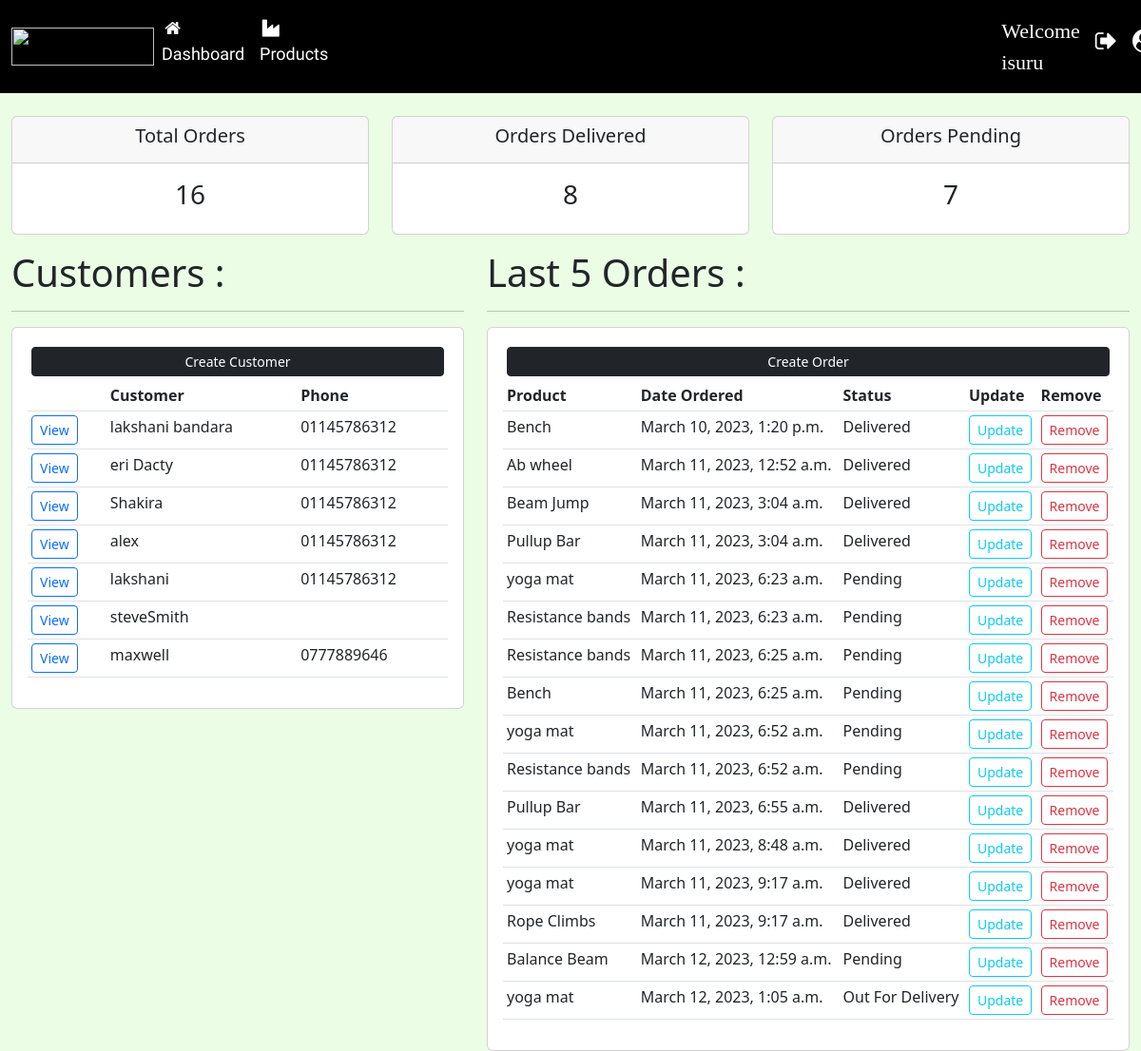
The app's page / (signed in), older data.
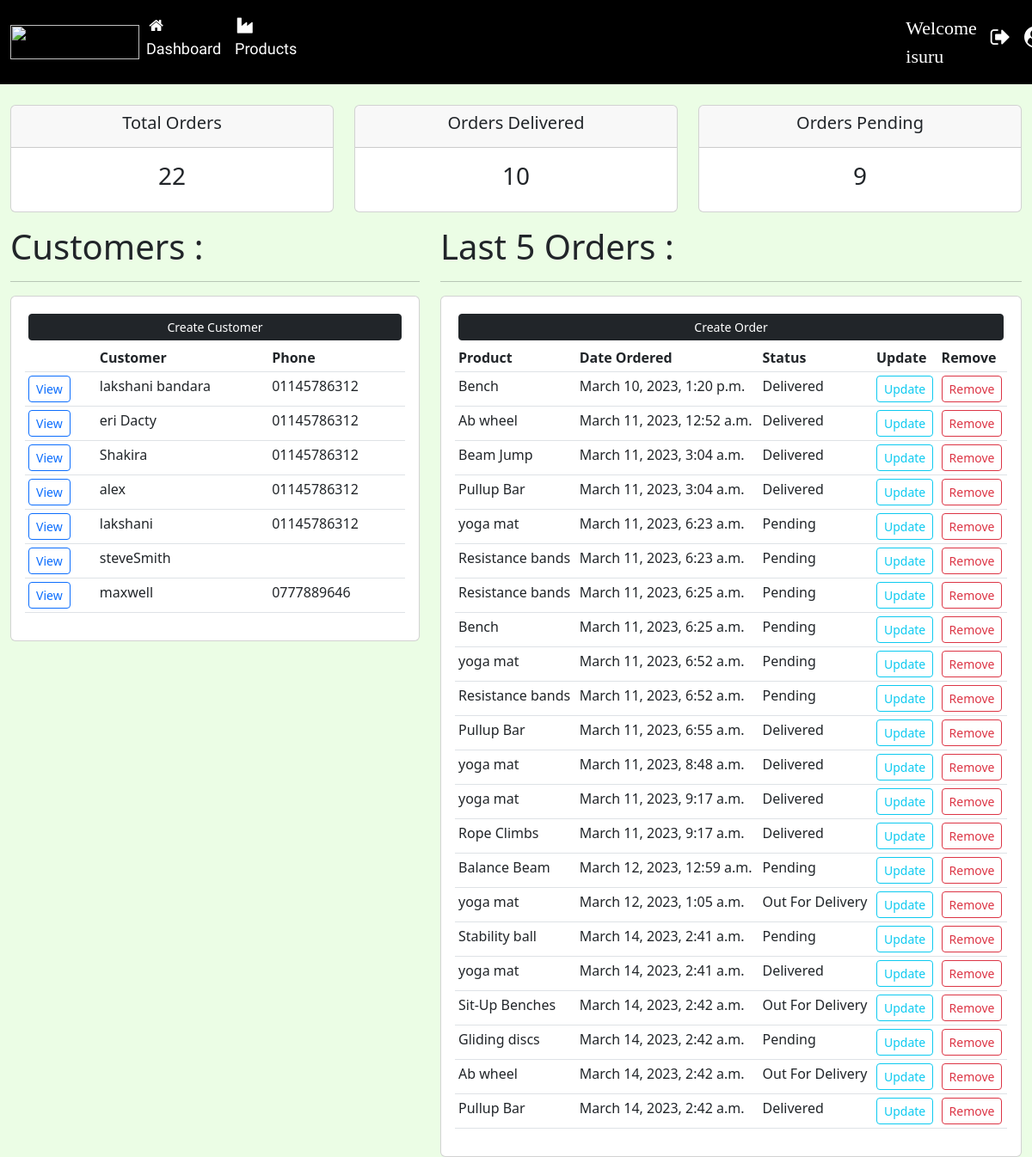
The same page, newer data.
### accounts/models.py (models this page shows, shortened)
class Customer(models.Model):
    user= models.OneToOneField(User,null=True,on_delete=models.CASCADE)
    name = models.CharField(max_length=200, null=True)
    phone = models.CharField(max_length=200, null=True)
    email = models.CharField(max_length=200, null=True)
    date_created = models.DateTimeField(auto_now_add=True, null=True)

class Order(models.Model):
    STATUS = (
        ("Pending", "Pending"),
        ("Out For Delivery", "Out For Delivery"),
        ("Delivered", "Delivered"),
    )
    customer = models.ForeignKey(Customer, on_delete=models.SET_NULL, null=True)
    product = models.ForeignKey(Product, on_delete=models.SET_NULL, null=True)
    date_created = models.DateTimeField(auto_now_add=True, null=True)
    status = models.CharField(max_length=200, null=True, choices=STATUS)

class Product(models.Model):
    CATEGORY = (
        ("Indoor", "Indoor"),
        ("Out Door", "Out Door"),
    )
    name = models.CharField(max_length=200, null=True)
    price = models.FloatField(null=True)
    category = models.CharField(max_length=200, null=True, choices=CATEGORY)
    description = models.CharField(max_length=200, null=True)
    date_created = models.DateTimeField(auto_now_add=True, null=True)
    tags = models.ManyToManyField(Tag)
    def __str__(self):
        return self.name

### accounts/decorators.py (the view)
    def wrapper_func(request, *args, **kwargs):
        group = None
        if request.user.groups.exists():
            group = request.user.groups.all()[0].name
            print(group)
        if group == "customers":
            return redirect("user-page")
        elif group == "admin":
            return view_func(request, *args, **kwargs)

### accounts/views.py (called while the page is built)
@login_required(login_url="login")
@admin_only
def home(request):
    orders = Order.objects.all()
    customers = Customer.objects.all()
    total_orders = orders.count()
    delivered = orders.filter(status="Delivered").count()
    pending = orders.filter(status="Pending").count()
    out_for_delevery = orders.filter(status="Out For Delivery").count()
    context = {"customers": customers, "orders": orders, "total_orders": total_orders, "delivered": delivered,
               "out_for_delivery": out_for_delevery, "pending": pending}
    return render(request, "Dashboard.html", context)

### templates/Dashboard.html (shortened to what this page needs)
{% extends "Main.html" %}
{% load static %}
{% block content %}
	{% include "status.html" %}
	<div class="container-fluid">
		<div class="row">
			<div class="col-md-5">
				<h5 class="display-6">Customers :</h5>
				<hr/>
				<div class="card card-body">
					<a class="btn btn-dark btn-sm btn-block m-1" href="{% url "create-customer" %}">Create Customer</a>
					<table class="table table-sm">
						<tr>
							<th></th>
							<th>Customer</th>
							<th>Phone</th>
						</tr>
						{% for customer in customers %}
							<tr>
								<td><a class="btn btn-outline-primary btn-sm" href="{% url "customer" customer.id %}">View</a>
								</td>
								<td>{{ customer.name }}</td>
								<td>{{ customer.phone }}</td>
							</tr>
						{% endfor %}
					</table>
				</div>
			</div>
			<div class="col-md-7">
				<h5 class="display-6">Last 5 Orders :</h5>
				<hr/>
				<div class="card card-body">
					<a class="btn btn-dark btn-sm btn-block m-1" href="">Create Order</a>
					<table class="table table-sm">
						<tr>
							<th>Product</th>
							<th>Date Ordered</th>
							<th>Status</th>
							<th>Update</th>
							<th>Remove</th>
						</tr>
						{% for order in orders %}
							<tr>
								<td>{{ order.product }}</td>
								<td>{{ order.date_created }}</td>
								<td>{{ order.status }}</td>
								<td><a class="btn btn-outline-info btn-sm" href="{% url "update-order" order.id %}">Update</a>
								</td>
								<td><a class="btn btn-outline-danger btn-sm" href="{% url "delete-order" order.id %}">Remove</a></td>
							</tr>
						{% endfor %}
					</table>
				</div>
			</div>
		</div>
	</div>
{% endblock %}

### templates/Main.html (shortened to what this page needs)
<!DOCTYPE html>
{% load static %}
<html lang="en">
<head>
	<link href="https://cdn.jsdelivr.net/npm/bootstrap@5.3.0-alpha1/dist/css/bootstrap.min.css" rel="stylesheet"
>
	<link rel="stylesheet" type="text/css" href="{% static "styles/main.css" %}">
</head>
<body>
{% include "NavBar.html" %}
{% block content %}{% endblock %}
</body>
</html>

### templates/NavBar.html (shortened to what this page needs)
<!DOCTYPE html>
{% load static %}
<html lang="en">
<head>
	<link rel="stylesheet" href="https://cdnjs.cloudflare.com/ajax/libs/font-awesome/4.7.0/css/font-awesome.min.css">
	<link rel="stylesheet" type="text/css" href="{% static "styles/main.css" %}">
</head>
<body>
{% block content %}
	<nav class="navbar navbar-expand-lg navbar-dark bg-black text-light">
		<div class="container-fluid">
			<img src="https://bind-crm-public.s3.eu-west-2.amazonaws.com/logo-light-1654586654vY8as.png"
			     href="{% url "home" %}" id="logo">
			<div class="collapse navbar-collapse" id="navbarSupportedContent">
				<ul class="navbar-nav me-auto mb-2 mb-lg-0">
				{% if request.user.is_staff %}
					<li class="nav-item">
						<a class="nav-link active" aria-current="page" href="{% url "home" %}"><i
								class="fa fa-fw fa-home"></i>Dashboard</a>
					</li>
					<li class="nav-item">
						<a class="nav-link active" aria-current="page" href="{% url "products" %}"><i
								class="fa fa-fw fa-industry"></i>Products</a>
					</li>
				{% endif %}
					<li class="nav-item">
						{% if request.user.is_authenticated %}
							<label class="nav-link active" aria-current="page" style="padding-left: 700px;font-family: Cinzel, serif;
                         font-size: 22px;  ">Welcome {{ request.user.username }}</label>
						{% endif %}
					</li>
				</ul>
				<ul class="navbar-nav  mb-2 d-flex">
					<li class="nav-item d-flex">
							<a class="nav-link active" aria-current="page" href="{% url "logout" %}"><i
									class="fa fa-sign-out"
									style="font-size:25px"></i></a>
							<a class="nav-link active" aria-current="page" href="{% url "login" %}"><i
									class="fa fa-user-circle"
									style="font-size:25px"></i></a>
					</li>
				</ul>
			</div>
		</div>
	</nav>
{% endblock %}
</body>
</html>

### templates/status.html (shortened to what this page needs)
<br/>
<div class="container-fluid">
	<div class="row">
	<div class="col-md-4">
		<div class="col-md">
			<div class="card text-center text-dark mb-3" id="total-orders">
				<div class="card-header">
					<h5 class="card-title">Total Orders</h5>
				</div>
				<div class="card-body">
					<h3 class="card-title">{{ total_orders }}</h3>
				</div>
			</div>
		</div>
	</div>
	<div class="col-md-4">
		<div class="col-md">
			<div class="card text-center text-dark mb-3" id="order-delivered">
				<div class="card-header">
					<h5 class="card-title">Orders Delivered</h5>
				</div>
				<div class="card-body">
					<h3 class="card-title">{{ delivered }}</h3>
				</div>
			</div>
		</div>
	</div>
	<div class="col-md-4">
		<div class="col-md">
			<div class="card text-center text-dark mb-3" id="orders-pending">
				<div class="card-header">
					<h5 class="card-title">Orders Pending</h5>
				</div>
				<div class="card-body">
					<h3 class="card-title">{{ pending }}</h3>
				</div>
			</div>
		</div>
	</div>
</div>
</div>

### static/styles/main.css (style rules this page uses)
body { background-color: #ebfde5; }
#logo { width: 150px; height: 40px; }
.navbar a { font-family: 'Source Sans Pro', sans-serif; font-size: 18px; padding-right: 30px; }
.active { background-color: black; }

Row changes from the older to the newer data that the page shows:
added Order: product "Stability ball", date_created "March 14, 2023, 2:41 a.m.", status "Pending"
added Order: product "yoga mat", date_created "March 14, 2023, 2:41 a.m.", status "Delivered"
added Order: product "Sit-Up Benches", date_created "March 14, 2023, 2:42 a.m.", status "Out For Delivery"
added Order: product "Gliding discs", date_created "March 14, 2023, 2:42 a.m.", status "Pending"
added Order: product "Ab wheel", date_created "March 14, 2023, 2:42 a.m.", status "Out For Delivery"
added Order: product "Pullup Bar", date_created "March 14, 2023, 2:42 a.m.", status "Delivered"
Text that changed along with them:
{{ total_orders }}: "16" → "22"
{{ delivered }}: "8" → "10"
{{ pending }}: "7" → "9"
